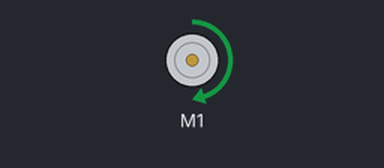
The sketch below on a simulated Arduino Uno, built with avr-gcc and run on an emulated ATmega328P. Shown: DC motor (green arrow = forward, orange = backward, longer = faster).

Above: at 1.0 s.
At 3.0 s:
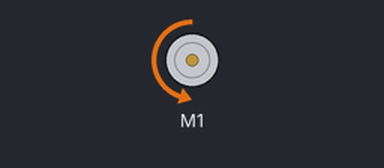
At 5.0 s:
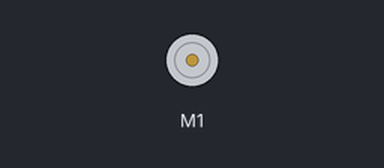
Timing chart, 0 to 7.8 s (numbered marks = the images above):
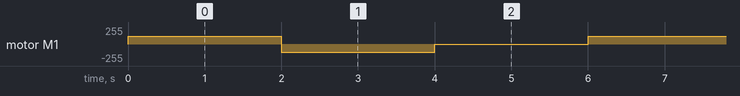

Measured:
- by itself, motor M1: repeats every 6.0 s: backward 120/255 2.0 s, stopped 2.0 s, forward 120/255 2.0 s

The sketch:

AFMotor_Example.ino
```cpp
#include <AFMotor.h>

AF_DCMotor motor1(1);
AF_DCMotor motor2(2);
AF_DCMotor motor3(3);
AF_DCMotor motor4(4);

void setup() {
  // put your setup code here, to run once:

}

void loop() {
  // put your main code here, to run repeatedly:
  motor1.run(FORWARD);
  motor1.setSpeed(120);
  delay(2000);
  motor1.run(BACKWARD);
  motor1.setSpeed(120);
  delay(2000);
  motor1.run(RELEASE);
  delay(2000);
}
```
